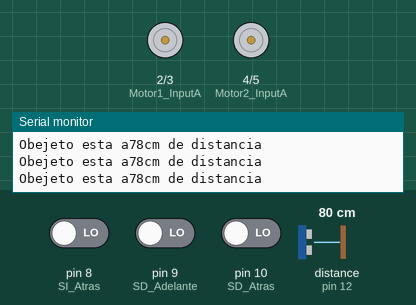
This sketch was run on a simulated Arduino Uno, built with avr-gcc and run on an emulated ATmega328P. On the bench: motor-driver pin pairs drawn as motors (green arrow = first pin HIGH = forward, orange = second pin HIGH = backward, longer = more drive), the last lines printed to the serial monitor. Wiring (inferred from the names in the program): ultrasonic range finder: trigger pin 11; echo pin 12. The inputs (shaded band) are chosen by the test bench; at power-on: distance to the obstacle (sensor on pin 12) 80 cm, pin 8 (SI_Atras) LOW, pin 9 (SD_Adelante) LOW, pin 10 (SD_Atras) LOW. The echo pulse lasts 58.3 µs per cm.

Above: at 1.2 s.
1.3 s: distance to the obstacle (sensor on pin 12) set to 2 cm
At 2.3 s:
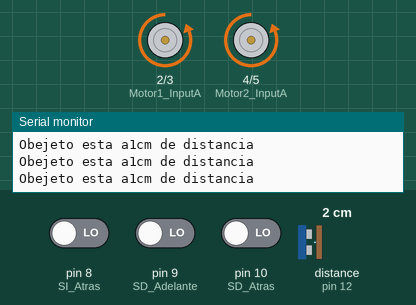
2.9 s: distance to the obstacle (sensor on pin 12) set to 4 cm
At 4.2 s:
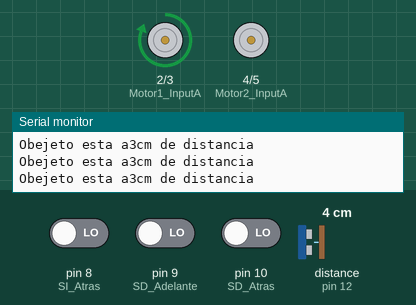
4.5 s: distance to the obstacle (sensor on pin 12) set to 2 cm
At 4.65 s:
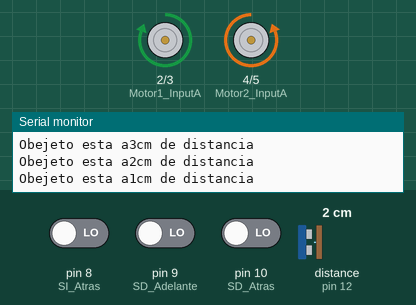
6.2 s: distance to the obstacle (sensor on pin 12) set to 9 cm
At 6.7 s:
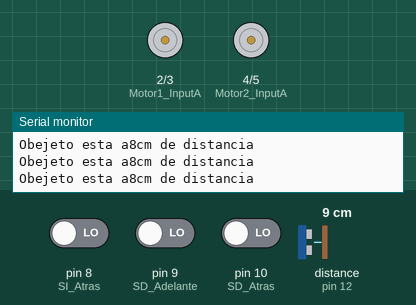
Timing chart, 0 to 8.8 s (numbered marks = the images above; inputs shaded):
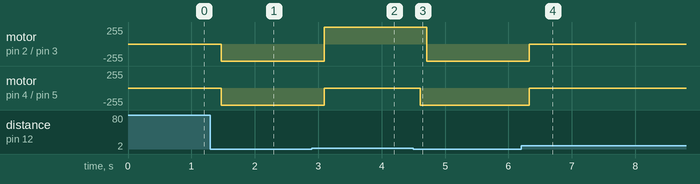

The sketch:

Policar.ino
```cpp
//int SI_Adelante = 7;
int SI_Atras = 8;
int SD_Adelante = 9;
int SD_Atras = 10;

int Motor1_InputA = 2;
int Motor1_InputB = 3;

int Motor2_InputA = 4;
int Motor2_InputB = 5;

int dist;
int dur;
const byte trig = 11;
const byte echo = 12;

void setup() {
  Serial.begin(9600);
  //pinMode(SI_Adelante, INPUT);
  pinMode(SI_Atras, INPUT);
  pinMode(SD_Adelante, INPUT);
  pinMode(SD_Atras, INPUT);

  pinMode(Motor1_InputA, OUTPUT);
  pinMode(Motor1_InputB, OUTPUT);

  pinMode(Motor2_InputA, OUTPUT);
  pinMode(Motor2_InputB, OUTPUT);

  pinMode(trig, OUTPUT);
  pinMode(echo, INPUT);
}

void loop() {
   int Sensores;
   int Distancia;
    Sensores = lectorDeSensores();
    Distancia = get_dist();
    Serial.println("Obejeto esta a" + String(dist) + "cm de distancia");
  delay(100);

    switch (Sensores, Distancia) {
    case 0:
      carroAdelante();
      break;
    case 1:
      carroAtras();
      break;
    case 2:
      carroIzquierdaFuerte();
      break;
    case 3:
      carroIzquierdaDebil();
      break;
    case 4:
      carroDerechaFuerte();
      break;
    case 5:
      carroDerechaDebil();
      break;
    default:
      carroApagado();
      break;
  }

}

void carroAdelante() {
  digitalWrite(Motor1_InputA, HIGH);
  digitalWrite(Motor1_InputB, LOW);

  digitalWrite(Motor2_InputA, HIGH);
  digitalWrite(Motor2_InputB, LOW);
}

void carroApagado() {
digitalWrite(Motor1_InputA, LOW);
digitalWrite(Motor1_InputB, LOW);

digitalWrite(Motor2_InputA, LOW);
digitalWrite(Motor2_InputB, LOW);
}

void carroAtras() {
digitalWrite(Motor1_InputA, LOW);
digitalWrite(Motor1_InputB, HIGH);

digitalWrite(Motor2_InputA, LOW);
digitalWrite(Motor2_InputB, HIGH);
}

void carroIzquierdaFuerte() {
digitalWrite(Motor1_InputA, HIGH);
digitalWrite(Motor1_InputB, LOW);

digitalWrite(Motor2_InputA, LOW);
digitalWrite(Motor2_InputB, HIGH);
}

void carroIzquierdaDebil() {
digitalWrite(Motor1_InputA, HIGH);
digitalWrite(Motor1_InputB, LOW);

digitalWrite(Motor2_InputA, LOW);
digitalWrite(Motor2_InputB, LOW);
}

void carroDerechaFuerte() {
digitalWrite(Motor1_InputA, LOW);
digitalWrite(Motor1_InputB, HIGH);

digitalWrite(Motor2_InputA, HIGH);
digitalWrite(Motor2_InputB, LOW);
}

void carroDerechaDebil() {
digitalWrite(Motor1_InputA, LOW);
digitalWrite(Motor1_InputB, LOW);


digitalWrite(Motor2_InputA, HIGH);
digitalWrite(Motor2_InputB, LOW);
}

int lectorDeSensores() {
int sensores ;
sensores = ((digitalRead(SI_Atras) << 3) | (digitalRead(SD_Adelante) << 1) | (digitalRead(SD_Atras)<< 2));
//digitalRead(SI_Adelante) << 3
return sensores;
}

int get_dist(){
  int Distancia;
 digitalWrite(trig, LOW);
  delayMicroseconds(1);
  digitalWrite(trig, HIGH);
  delayMicroseconds(5);
  digitalWrite(trig, LOW);

  dur = pulseIn(echo, HIGH);
  dist = dur*0.034/2;
  Distancia = dist;
  return Distancia;
}
```

Measured:
- after the input at 1.3 s, motor on pin 2 (Motor1_InputA) / pin 3 (Motor1_InputB), motor on pin 4 (Motor2_InputA) / pin 5 (Motor2_InputB): stopped → backward 255/255 after 0.17 s
- after the input at 2.9 s, motor on pin 2 (Motor1_InputA) / pin 3 (Motor1_InputB): backward 255/255 → forward 255/255 after 0.19 s; motor on pin 4 (Motor2_InputA) / pin 5 (Motor2_InputB): backward 255/255 → stopped after 0.19 s
- after the input at 4.5 s, motor on pin 2 (Motor1_InputA) / pin 3 (Motor1_InputB): forward 255/255 → backward 255/255 after 0.21 s; motor on pin 4 (Motor2_InputA) / pin 5 (Motor2_InputB): stopped → backward 255/255 after 0.11 s
- after the input at 6.2 s, motor on pin 2 (Motor1_InputA) / pin 3 (Motor1_InputB), motor on pin 4 (Motor2_InputA) / pin 5 (Motor2_InputB): backward 255/255 → stopped after 0.13 s
